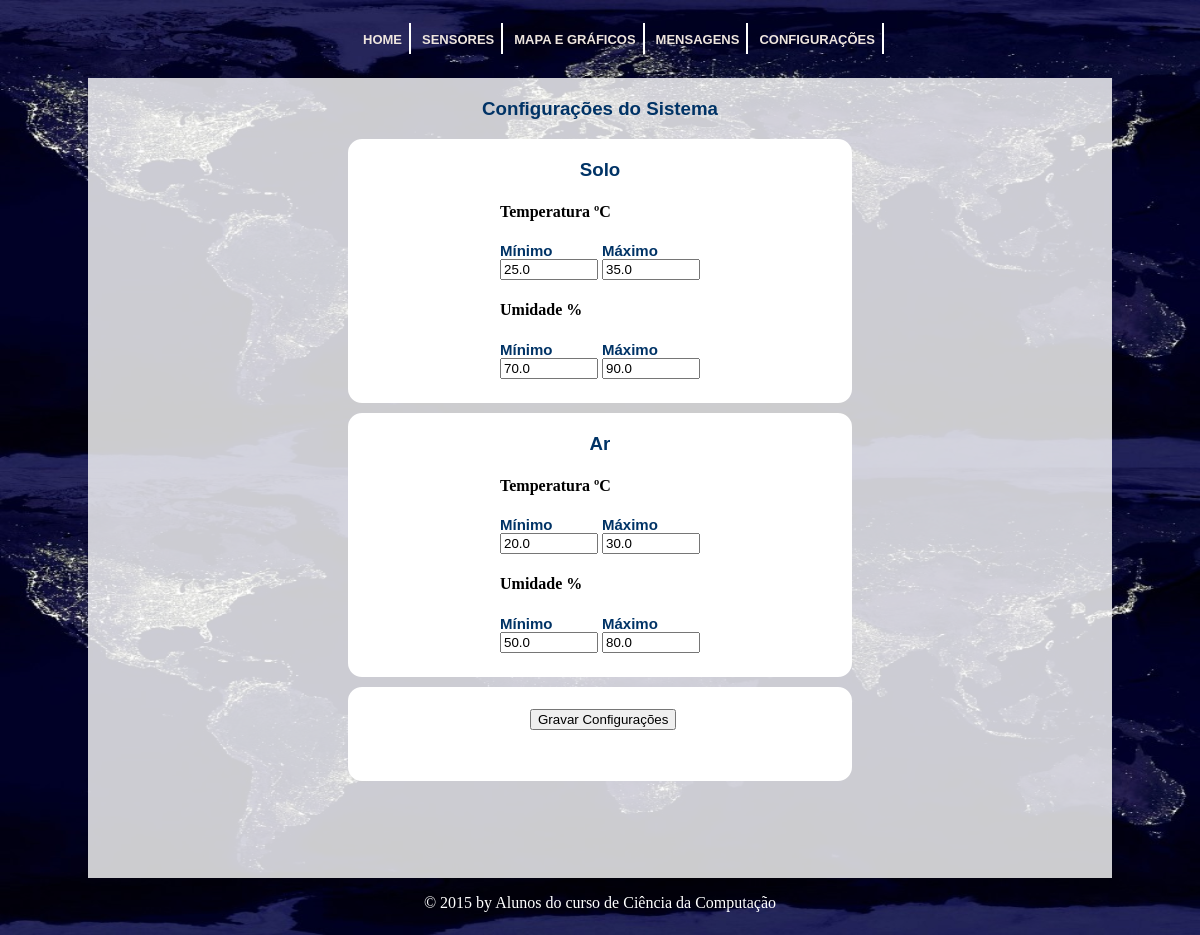
Page /tcc/configuracoes on the committed database.
### tcc/models.py (models this page shows, shortened)
class AlertaConfig(models.Model):
    tipo = models.ForeignKey(Tipo)
    operador = models.CharField(max_length=1)
    valor = models.FloatField()

### tcc/views.py (the view, shortened to what this page needs)
@csrf_exempt
def configuracoes(request):
    contexto = {}
    contexto['titulo'] = 'Configurações'
    alertas = AlertaConfig.objects.all()
    for alerta in alertas:
        tipo = alerta.tipo.nome
        op = ''
        if alerta.operador == '>':
            op = 'MAX'
        else:
            op = 'MIN'
        chave = tipo + '_' + op
        contexto[chave] = alerta.valor
    contexto['regioes'] = listarRegioes()
    return render(request, 'tcc/configuracoes.html', contexto)

### tcc/views.py (called while the page is built)
def listarRegioes():
    listaRegioes = []
    regioes = Sensor.objects.all()
    for regiao in regioes:
        listaRegioes.append({'id': regiao.id, 'nome': regiao.nome})
    return listaRegioes

### tcc/templates/tcc/configuracoes.html (shortened to what this page needs)
{% include 'tcc/header.html' %}
<link rel="stylesheet" type="text/css" href="/static/tcc/css/configuracoes.css"/>
<div class="divPainel">
    <h3 class="h3Titulo"> Configurações do Sistema </h3>
    <form action="/tcc/configuracoes" method="POST">
        <div class="divConfigSolo divConfigPainel">
            <h3> Solo </h3>
            <div class="divConfigSoloTemp divConfig">
                <h4> Temperatura ºC </h4>
                <div class="divCampo divMinimo">
                    <label class="lblMinimo lbl">Mínimo</label>
                    <input type="number" step="0.1" class="inputNum" name="TemperaturaSolo_MIN" value="{{ TemperaturaSolo_MIN }}"/>
                </div>
                <div class="divCampo divMaximo">
                    <label class="lblMaximo lbl">Máximo</label>
                    <input type="number" step="0.1" class="inputNum" name="TemperaturaSolo_MAX" value="{{ TemperaturaSolo_MAX }}"/>
                </div>
            </div>
            <div class="divConfigSoloUmi divConfig ">
                <h4> Umidade % </h4>
                <div class="divCampo divMinimo">
                    <label class="lblMinimo lbl">Mínimo</label>
                    <input type="number" step="0.1" class="inputNum" name="UmidadeSolo_MIN" value="{{ UmidadeSolo_MIN }}"/>
                </div>
                <div class="divCampo">
                    <label class="lblMaximo lbl">Máximo</label>
                    <input type="number" step="0.1" class="inputNum" name="UmidadeSolo_MAX" value="{{ UmidadeSolo_MAX }}"/>
                </div>
            </div>
        </div>
        <div class="divConfigAr divConfigPainel">
            <h3> Ar </h3>
            <div class="divConfigAremp divConfig">
                <h4> Temperatura ºC</h4>
                <div class="divCampo divMinimo">
                    <label class="lblMinimo lbl">Mínimo</label>
                    <input type="number" step="0.1" class="inputNum" name="TemperaturaAr_MIN" value="{{ TemperaturaAr_MIN }}"/>
                </div>
                <div class="divCampo">
                    <label class="lblMaximo lbl">Máximo</label>
                    <input type="number" step="0.1" class="inputNum" name="TemperaturaAr_MAX" value="{{ TemperaturaAr_MAX }}"/>
                </div>
            </div>
            <div class="divConfigArUmi divConfig">
                <h4> Umidade % </h4>
                <div class="divCampo divMinimo">
                    <label class="lblMinimo lbl">Mínimo</label>
                    <input type="number" step="0.1" class="inputNum" name="UmidadeAr_MIN" value="{{ UmidadeAr_MIN }}"/>
                </div>
                <div class="divCampo">
                    <label class="lblMaximo lbl">Máximo</label>
                    <input type="number" step="0.1" class="inputNum" name="UmidadeAr_MAX" value="{{ UmidadeAr_MAX }}"/>
                </div>
            </div>
        </div>
        <div class="divBtn">
            <input type="submit" value="Gravar Configurações" class="btnGravar"/>
        </div>
    </form>
</div>
{% include 'tcc/footer.html' %}

### tcc/static/tcc/css/estilo.css (style rules this page uses)
body { margin:auto; background-image:url(../imagens/planeta_noite_ajustado.jpg); background-repeat:round; background-attachment:fixed; }

### tcc/static/tcc/css/configuracoes.css (style rules this page uses)
.divPainel { background-color:rgba(255,255,255,0.80); width: 1024px; height: 800px; margin: auto; }
.divCampo { display: inline-block; }
.divMinimo { margin-left: 150px; }
.divConfigPainel { border: 2px solid white; width: 500px; height: 260px; margin: auto; background-color: white; border-radius: 14px; }
.divConfigAr { margin-top: 10px; }
.divBtn { border: 2px solid white; width: 500px; height: 90px; margin: auto; margin-top: 10px; background-color: white; border-radius: 14px; }
.btnGravar { margin-top: 20px; margin-left: 180px; }
h3 { text-align: center; color:#036; font-weight:bold; font-family: Source Sans Pro, sans-serif; }
h4 { margin-left: 150px; }
.h3Titulo { padding-top: 20px; }
label { display: block; color:#036; font-weight:bold; font-size: 15px; font-family: Source Sans Pro, sans-serif; }
.inputNum { width: 90px; }

### rows in the picture
AlertaConfig: TemperaturaSolo_MIN "25.0"
AlertaConfig: TemperaturaSolo_MAX "35.0"
AlertaConfig: UmidadeSolo_MIN "70.0"
AlertaConfig: UmidadeSolo_MAX "90.0"
AlertaConfig: TemperaturaAr_MIN "20.0"
AlertaConfig: TemperaturaAr_MAX "30.0"
AlertaConfig: UmidadeAr_MIN "50.0"
AlertaConfig: UmidadeAr_MAX "80.0"
